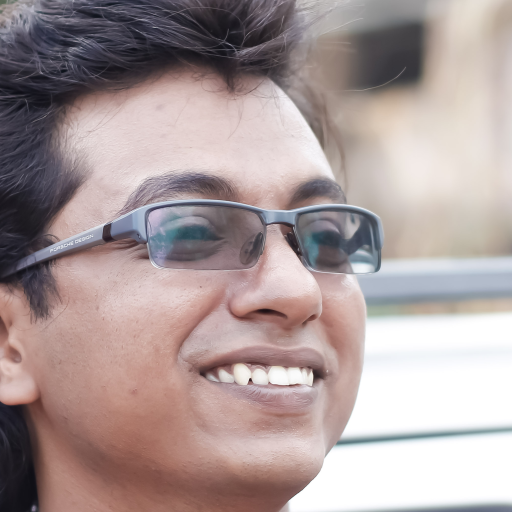
#> input picture input.png, 1024 x 1024 px (shown at 1/2 size)
$ python -i SMILE.py   (imports and definitions only)
#> lines starting #> are read from the running program, lines starting #| are printed output that depends on the picture; after the words box and inside, x2 and y2 are one past the last pixel; in counts of white or black regions, pixels touching at a corner belong together
### lib/Base64.py
import base64
import re
from PIL import Image
from io import BytesIO
import numpy as np
import cv2


# [8 lines left out: function url_to_img, not called in this run]


def path_to_base64(img_path):
    with open(img_path, 'rb') as f:
        img = f.read()
        base64_str = base64.b64encode(img)  # base64编码
    return str(base64_str, 'utf-8')


### lib/SMILE.py
from lib.Base64 import path_to_base64
from skimage import io
import numpy as np
#from PIL import Image
import cv2
def SMILE(path):
    ########圖像處理########
#> called with path = '../input.png'
    def cut(img, pol):
        pol=np.array([pol], np.int32)
        #遮片
        mask=np.zeros(img.shape[:2], np.uint8)
        #多邊形填上白色
        cv2.polylines(mask, [pol], isClosed=True,color=(255,255,255), thickness=1)
        cv2.fillPoly(mask,pol,255)

        dst=cv2.bitwise_and(img, img, mask=mask)
        return dst


    img=io.imread(path)
#> img is the input picture: shape (1024, 1024, 3); mean R, G, B 170.1, 154.7, 154
    h, w ,d= img.shape
#> h = 1024; w = 1024; d = 3
    img=cv2.resize(img, (1000, int(1000*h/w)), interpolation=cv2.INTER_AREA)
#> img: shape (1000, 1000, 3)
    pol=np.array([[110,200],[300,400],[160,50]])
    #pol= np.array([[200, 200], [300, 100], [300, 200], [200, 200], [200, 250]], np.int32)
    img=cut(img,pol)
#> in cut, `cv2.polylines(mask, [pol], isClosed=True,color=(255,255,255), thicknes..`:
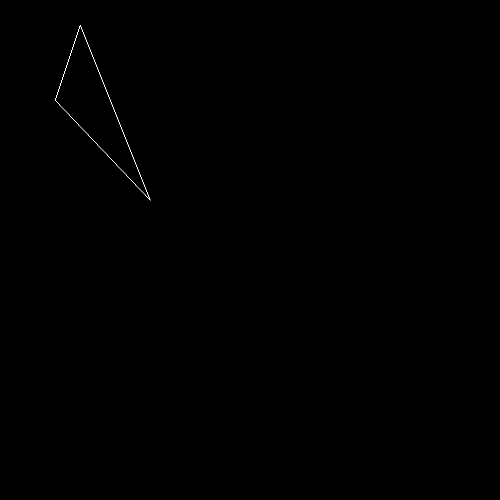
#> mask: shape (1000, 1000) (shown at 1/2 size); 0.07% white in thin lines or dots, all inside (x1, y1, x2, y2) = (110, 50, 301, 401)
#> in cut, `cv2.fillPoly(mask,pol,255)`:
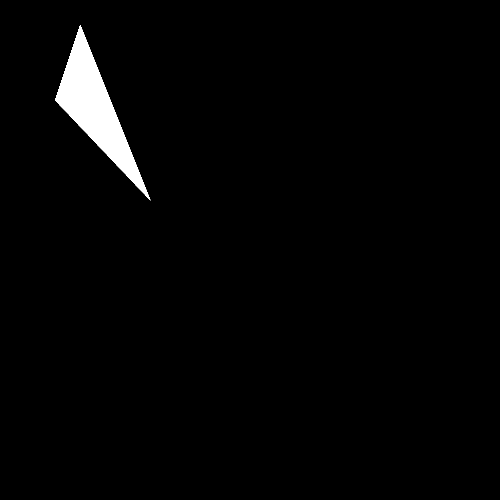
#> mask: shape (1000, 1000) (shown at 1/2 size); 2% white; 1 white region, box (x1, y1, x2, y2) and area: (110, 50, 301, 401) 19606
    result = cv2.cvtColor(img,cv2.COLOR_RGB2GRAY)
    #######輸出#####
    out_path='output.jpg'
    cv2.imwrite(out_path, img)


    return path_to_base64(out_path)
    #return 'a'


>>> result = SMILE('../input.png')
